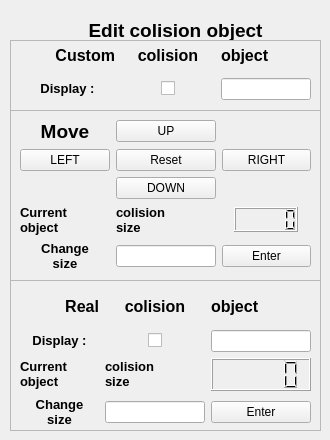
     <widget class="QWidget" name="tab_4">
      <attribute name="title">
       <string>9</string>
      </attribute>
      <widget class="QLabel" name="label_193">
       <property name="geometry">
        <rect>
         <x>70</x>
         <y>10</y>
         <width>211</width>
         <height>41</height>
        </rect>
       </property>
       <property name="text">
        <string>&lt;html&gt;&lt;head/&gt;&lt;body&gt;&lt;p align=&quot;center&quot;&gt;&lt;span style=&quot; font-size:14pt; font-weight:600;&quot;&gt;Edit colision object&lt;/span&gt;&lt;/p&gt;&lt;/body&gt;&lt;/html&gt;</string>
       </property>
      </widget>
      <widget class="QFrame" name="frame">
       <property name="geometry">
        <rect>
         <x>10</x>
         <y>110</y>
         <width>311</width>
         <height>171</height>
        </rect>
       </property>
       <property name="frameShape">
        <enum>QFrame::StyledPanel</enum>
       </property>
       <property name="frameShadow">
        <enum>QFrame::Raised</enum>
       </property>
       <widget class="QWidget" name="gridLayoutWidget">
        <property name="geometry">
         <rect>
          <x>10</x>
          <y>10</y>
          <width>291</width>
          <height>152</height>
         </rect>
        </property>
        <layout class="QGridLayout" name="gridLayout" rowstretch="0,0,0,0,0">
         <item row="3" column="0">
          <widget class="QLabel" name="label_13">
           <property name="maximumSize">
            <size>
             <width>16777215</width>
             <height>10000</height>
            </size>
           </property>
           <property name="text">
            <string>&lt;html&gt;&lt;head/&gt;&lt;body&gt;&lt;p&gt;&lt;span style=&quot; font-size:10pt; font-weight:600;&quot;&gt;Current&lt;br/&gt;object&lt;/span&gt;&lt;/p&gt;&lt;/body&gt;&lt;/html&gt;</string>
           </property>
          </widget>
         </item>
         <item row="1" column="0">
          <widget class="QPushButton" name="colisionObject_Left_pushbutton">
           <property name="maximumSize">
            <size>
             <width>1000</width>
             <height>200</height>
            </size>
           </property>
           <property name="text">
            <string>LEFT</string>
           </property>
           <property name="iconSize">
            <size>
             <width>16</width>
             <height>16</height>
            </size>
           </property>
          </widget>
         </item>
         <item row="1" column="1">
          <widget class="QPushButton" name="colisionObject_Reset_pushbutton">
           <property name="text">
            <string>Reset</string>
           </property>
          </widget>
         </item>
         <item row="0" column="0">
          <widget class="QLabel" name="label_12">
           <property name="text">
            <string>&lt;html&gt;&lt;head/&gt;&lt;body&gt;&lt;p align=&quot;center&quot;&gt;&lt;span style=&quot; font-size:14pt; font-weight:600;&quot;&gt;Move&lt;/span&gt;&lt;/p&gt;&lt;/body&gt;&lt;/html&gt;</string>
           </property>
          </widget>
         </item>
         <item row="1" column="2">
          <widget class="QPushButton" name="colisionObject_Right_pushbutton">
           <property name="text">
            <string>RIGHT</string>
           </property>
          </widget>
         </item>
         <item row="2" column="1">
          <widget class="QPushButton" name="colisionObject_Down_pushbutton">
           <property name="text">
            <string>DOWN</string>
           </property>
          </widget>
         </item>
         <item row="0" column="1">
          <widget class="QPushButton" name="colisionObject_Up_pushbutton">
           <property name="text">
            <string>UP</string>
           </property>
          </widget>
         </item>
         <item row="4" column="0">
          <widget class="QLabel" name="label_14">
           <property name="text">
            <string>&lt;html&gt;&lt;head/&gt;&lt;body&gt;&lt;p align=&quot;center&quot;&gt;&lt;span style=&quot; font-size:10pt; font-weight:600;&quot;&gt;Change&lt;br/&gt;size&lt;/span&gt;&lt;/p&gt;&lt;/body&gt;&lt;/html&gt;</string>
           </property>
          </widget>
         </item>
         <item row="4" column="1">
          <widget class="QLineEdit" name="colisionObject_CustomObj_sizeLineEdit">
           <property name="maximumSize">
            <size>
             <width>100</width>
             <height>16777215</height>
            </size>
           </property>
          </widget>
         </item>
         <item row="4" column="2">
          <widget class="QPushButton" name="colisionObject_CustomObj_enterpushButton">
           <property name="text">
            <string>Enter</string>
           </property>
          </widget>
         </item>
         <item row="3" column="2" alignment="Qt::AlignHCenter">
          <widget class="QLCDNumber" name="colisionObject_CustomObj_LCD">
           <property name="maximumSize">
            <size>
             <width>90</width>
             <height>25</height>
            </size>
           </property>
          </widget>
         </item>
         <item row="3" column="1">
          <widget class="QLabel" name="label_15">
           <property name="text">
            <string>&lt;html&gt;&lt;head/&gt;&lt;body&gt;&lt;p&gt;&lt;span style=&quot; font-size:10pt; font-weight:600;&quot;&gt;colision&lt;br/&gt;size&lt;/span&gt;&lt;/p&gt;&lt;/body&gt;&lt;/html&gt;</string>
           </property>
          </widget>
         </item>
        </layout>
       </widget>
      </widget>
      <widget class="QFrame" name="frame_2">
       <property name="geometry">
        <rect>
         <x>10</x>
         <y>40</y>
         <width>311</width>
         <height>71</height>
        </rect>
       </property>
       <property name="frameShape">
        <enum>QFrame::StyledPanel</enum>
       </property>
       <property name="frameShadow">
        <enum>QFrame::Raised</enum>
       </property>
       <widget class="QWidget" name="gridLayoutWidget_2">
        <property name="geometry">
         <rect>
          <x>10</x>
          <y>0</y>
          <width>291</width>
          <height>61</height>
         </rect>
        </property>
        <layout class="QGridLayout" name="gridLayout_2">
         <property name="sizeConstraint">
          <enum>QLayout::SetDefaultConstraint</enum>
         </property>
         <item row="0" column="0">
          <widget class="QLabel" name="label_4">
           <property name="maximumSize">
            <size>
             <width>16777215</width>
             <height>30</height>
            </size>
           </property>
           <property name="text">
            <string>&lt;html&gt;&lt;head/&gt;&lt;body&gt;&lt;p align=&quot;right&quot;&gt;&lt;span style=&quot; font-size:12pt; font-weight:600;&quot;&gt;Custom&lt;/span&gt;&lt;/p&gt;&lt;/body&gt;&lt;/html&gt;</string>
           </property>
          </widget>
         </item>
         <item row="0" column="2">
          <widget class="QLabel" name="label_8">
           <property name="text">
            <string>&lt;html&gt;&lt;head/&gt;&lt;body&gt;&lt;p&gt;&lt;span style=&quot; font-size:12pt; font-weight:600;&quot;&gt;object&lt;/span&gt;&lt;/p&gt;&lt;/body&gt;&lt;/html&gt;</string>
           </property>
          </widget>
         </item>
         <item row="1" column="0">
          <widget class="QLabel" name="label_3">
           <property name="text">
            <string>&lt;html&gt;&lt;head/&gt;&lt;body&gt;&lt;p align=&quot;center&quot;&gt;&lt;span style=&quot; font-size:10pt; font-weight:600;&quot;&gt;Display :&lt;/span&gt;&lt;/p&gt;&lt;/body&gt;&lt;/html&gt;</string>
           </property>
          </widget>
         </item>
         <item row="1" column="1" alignment="Qt::AlignHCenter">
          <widget class="QCheckBox" name="colisionObject_CustomObj_checkButton">
           <property name="layoutDirection">
            <enum>Qt::LeftToRight</enum>
           </property>
           <property name="text">
            <string/>
           </property>
          </widget>
         </item>
         <item row="1" column="2">
          <widget class="QLineEdit" name="colisionObject_CustomObj_lineEdit">
           <property name="maximumSize">
            <size>
             <width>90</width>
             <height>16777215</height>
            </size>
           </property>
          </widget>
         </item>
         <item row="0" column="1">
          <widget class="QLabel" name="label_7">
           <property name="text">
            <string>&lt;html&gt;&lt;head/&gt;&lt;body&gt;&lt;p align=&quot;center&quot;&gt;&lt;span style=&quot; font-size:12pt; font-weight:600;&quot;&gt; colision&lt;/span&gt;&lt;/p&gt;&lt;/body&gt;&lt;/html&gt;</string>
           </property>
          </widget>
         </item>
        </layout>
       </widget>
      </widget>
      <widget class="QFrame" name="frame_3">
       <property name="geometry">
        <rect>
         <x>10</x>
         <y>280</y>
         <width>311</width>
         <height>151</height>
        </rect>
       </property>
       <property name="frameShape">
        <enum>QFrame::StyledPanel</enum>
       </property>
       <property name="frameShadow">
        <enum>QFrame::Raised</enum>
       </property>
       <widget class="QWidget" name="gridLayoutWidget_3">
        <property name="geometry">
         <rect>
          <x>10</x>
          <y>10</y>
          <width>291</width>
          <height>137</height>
         </rect>
        </property>
        <layout class="QGridLayout" name="gridLayout_3">
         <property name="sizeConstraint">
          <enum>QLayout::SetDefaultConstraint</enum>
         </property>
         <item row="0" column="0">
          <widget class="QLabel" name="label_5">
           <property name="text">
            <string>&lt;html&gt;&lt;head/&gt;&lt;body&gt;&lt;p align=&quot;right&quot;&gt;&lt;span style=&quot; font-size:12pt; font-weight:600;&quot;&gt;Real&lt;/span&gt;&lt;/p&gt;&lt;/body&gt;&lt;/html&gt;</string>
           </property>
          </widget>
         </item>
         <item row="1" column="1" alignment="Qt::AlignHCenter|Qt::AlignVCenter">
          <widget class="QCheckBox" name="colisionObject_RealObj_checkButton">
           <property name="layoutDirection">
            <enum>Qt::LeftToRight</enum>
           </property>
           <property name="text">
            <string/>
           </property>
          </widget>
         </item>
         <item row="2" column="2">
          <widget class="QLCDNumber" name="colisionObject_RealObj_LCD"/>
         </item>
         <item row="0" column="1">
          <widget class="QLabel" name="label_10">
           <property name="text">
            <string>&lt;html&gt;&lt;head/&gt;&lt;body&gt;&lt;p align=&quot;center&quot;&gt;&lt;span style=&quot; font-size:12pt; font-weight:600;&quot;&gt; colision&lt;/span&gt;&lt;/p&gt;&lt;/body&gt;&lt;/html&gt;</string>
           </property>
          </widget>
         </item>
         <item row="1" column="0">
          <widget class="QLabel" name="label_6">
           <property name="text">
            <string>&lt;html&gt;&lt;head/&gt;&lt;body&gt;&lt;p align=&quot;center&quot;&gt;&lt;span style=&quot; font-size:10pt; font-weight:600;&quot;&gt;Display :&lt;/span&gt;&lt;/p&gt;&lt;/body&gt;&lt;/html&gt;</string>
           </property>
          </widget>
         </item>
         <item row="0" column="2">
          <widget class="QLabel" name="label_11">
           <property name="text">
            <string>&lt;html&gt;&lt;head/&gt;&lt;body&gt;&lt;p&gt;&lt;span style=&quot; font-size:12pt; font-weight:600;&quot;&gt;object&lt;/span&gt;&lt;/p&gt;&lt;/body&gt;&lt;/html&gt;</string>
           </property>
          </widget>
         </item>
         <item row="1" column="2">
          <widget class="QLineEdit" name="colisionObject_RealObj_lineEdit">
           <property name="maximumSize">
            <size>
             <width>100</width>
             <height>16777215</height>
            </size>
           </property>
          </widget>
         </item>
         <item row="3" column="1">
          <widget class="QLineEdit" name="colisionObject_RealObj_sizeLineEdit">
           <property name="maximumSize">
            <size>
             <width>100</width>
             <height>16777215</height>
            </size>
           </property>
          </widget>
         </item>
         <item row="3" column="2">
          <widget class="QPushButton" name="colisionObject_RealObj_enterPushButton">
           <property name="text">
            <string>Enter</string>
           </property>
          </widget>
         </item>
         <item row="2" column="0">
          <widget class="QLabel" name="label_19">
           <property name="text">
            <string>&lt;html&gt;&lt;head/&gt;&lt;body&gt;&lt;p&gt;&lt;span style=&quot; font-size:10pt; font-weight:600;&quot;&gt;Current&lt;br/&gt;object&lt;/span&gt;&lt;/p&gt;&lt;/body&gt;&lt;/html&gt;</string>
           </property>
          </widget>
         </item>
         <item row="2" column="1">
          <widget class="QLabel" name="label_16">
           <property name="text">
            <string>&lt;html&gt;&lt;head/&gt;&lt;body&gt;&lt;p&gt;&lt;span style=&quot; font-size:10pt; font-weight:600;&quot;&gt;colision&lt;br/&gt;size&lt;/span&gt;&lt;/p&gt;&lt;/body&gt;&lt;/html&gt;</string>
           </property>
          </widget>
         </item>
         <item row="3" column="0">
          <widget class="QLabel" name="label_17">
           <property name="text">
            <string>&lt;html&gt;&lt;head/&gt;&lt;body&gt;&lt;p align=&quot;center&quot;&gt;&lt;span style=&quot; font-size:10pt; font-weight:600;&quot;&gt;Change&lt;br/&gt;size&lt;/span&gt;&lt;/p&gt;&lt;/body&gt;&lt;/html&gt;</string>
           </property>
          </widget>
         </item>
        </layout>
       </widget>
      </widget>
     </widget>
